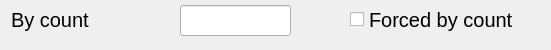
  <widget class="QWidget" name="gb2ByCount" native="true">
   <property name="geometry">
    <rect>
     <x>67</x>
     <y>297</y>
     <width>551</width>
     <height>50</height>
    </rect>
   </property>
   <property name="font">
    <font>
     <pointsize>15</pointsize>
    </font>
   </property>
   <widget class="QLabel" name="label_6">
    <property name="geometry">
     <rect>
      <x>11</x>
      <y>7</y>
      <width>161</width>
      <height>25</height>
     </rect>
    </property>
    <property name="font">
     <font>
      <pointsize>15</pointsize>
     </font>
    </property>
    <property name="text">
     <string>By count</string>
    </property>
   </widget>
   <widget class="hobart::numericLineEdit" name="le2ByCount">
    <property name="geometry">
     <rect>
      <x>180</x>
      <y>5</y>
      <width>111</width>
      <height>31</height>
     </rect>
    </property>
    <property name="font">
     <font>
      <pointsize>19</pointsize>
     </font>
    </property>
    <property name="text">
     <string/>
    </property>
   </widget>
   <widget class="QCheckBox" name="chkbox2ForcedByCount">
    <property name="geometry">
     <rect>
      <x>350</x>
      <y>2</y>
      <width>201</width>
      <height>35</height>
     </rect>
    </property>
    <property name="font">
     <font>
      <pointsize>15</pointsize>
     </font>
    </property>
    <property name="styleSheet">
     <string notr="true"/>
    </property>
    <property name="text">
     <string>Forced by count</string>
    </property>
   </widget>
  </widget>
